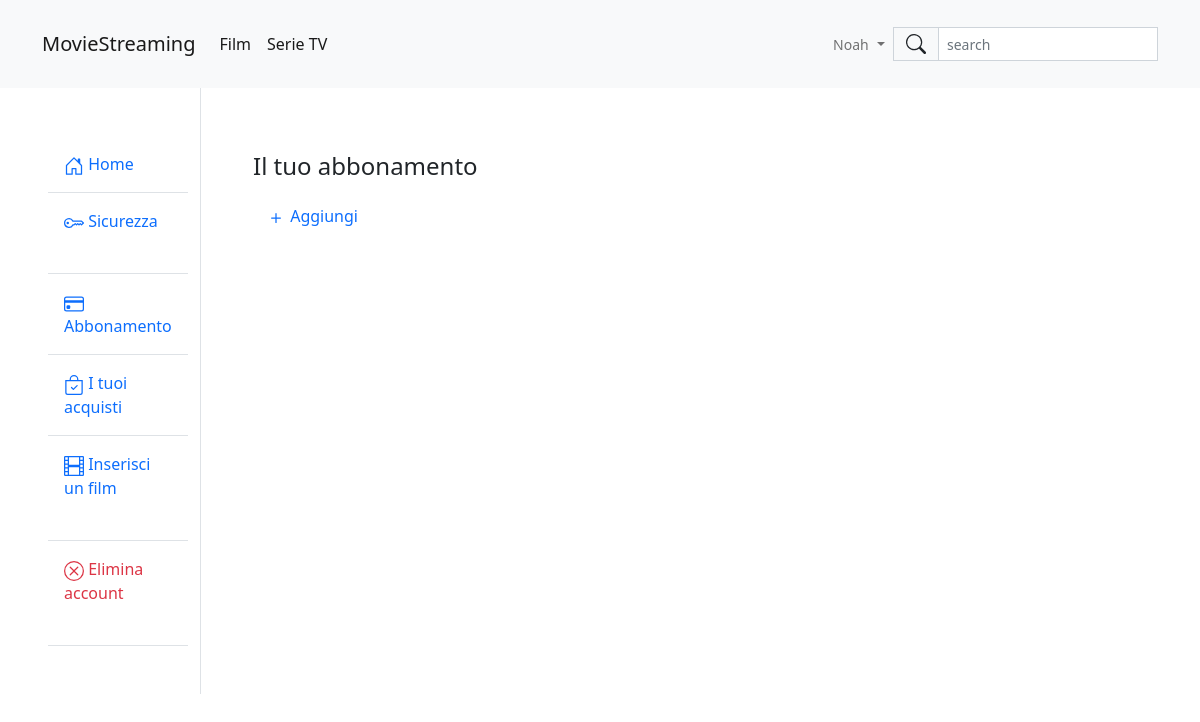
The page /profile/subscription (signed in) on the database as committed earlier.
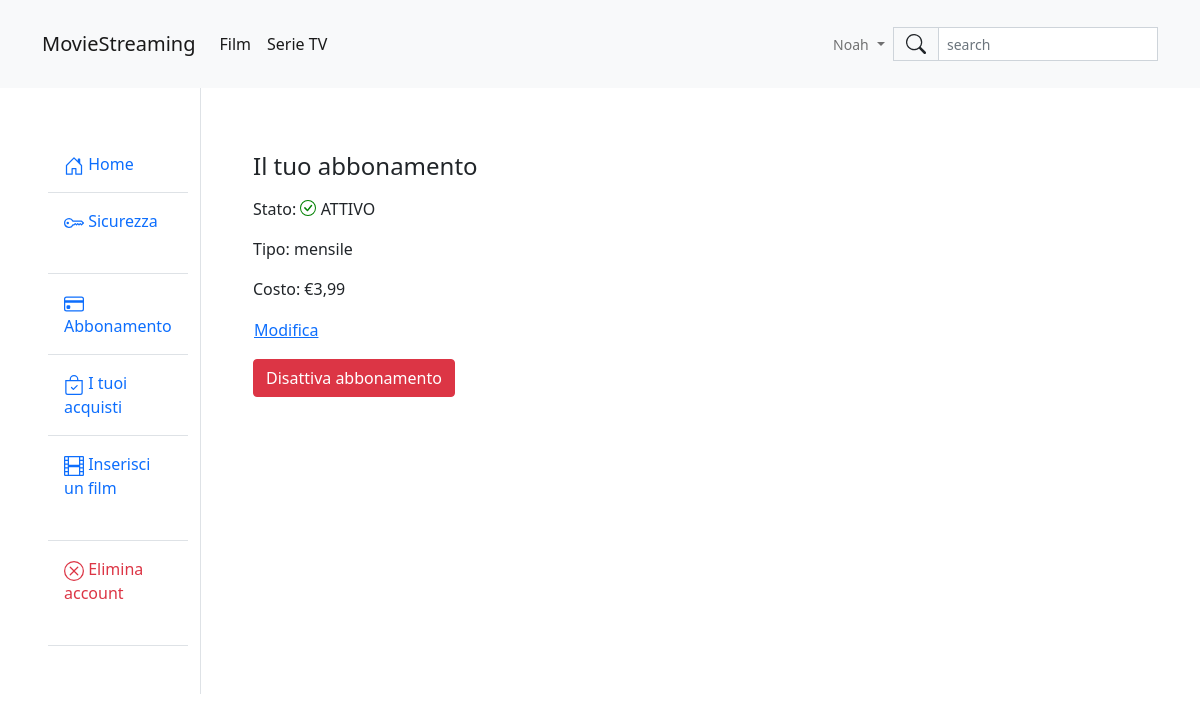
The same page on the database as committed later.
### profile/models.py (models this page shows, shortened)
class UserSubscription(models.Model):
  user = models.OneToOneField(User, on_delete=models.CASCADE)
  subscription = models.ForeignKey(SubscriptionType, on_delete=models.CASCADE)
  is_active = models.BooleanField(default=True)
  class Meta:
    unique_together = (("user", "subscription"),)

class SubscriptionType(models.Model):
  type = models.CharField(max_length=7, choices=(('mensile','mensile'), ('annuale', 'annuale')), primary_key=True)
  cost = models.DecimalField(max_digits=5, decimal_places=2)

### profile/views.py (the view, shortened to what this page needs)
# urls.py: path('subscription', views.ViewSubscription.as_view(), name="view_subscription"),
class ViewSubscription(LoginRequiredMixin, View):
  login_url = '/authentication/login/'
  redirect_field_name = 'redirect_to'
  def get(self, request):
    try:
      user_sub = UserSubscription.objects.get(user=request.user)
    except:
      user_sub = None
    context = {
      'subscription_list' : SubscriptionType.objects.all(),
      'user_subscription' : user_sub,
    }
    return render(request, "profile/subscription.html", context)

### profile/templates/profile/subscription.html (shortened to what this page needs)
{% extends 'base.html' %}
{% block content %}
{% include 'navbar.html' %}
{% load static %}
<div class="container-fluid">
  <div class="row">
    {% include 'profile/sidebar.html' %}
    <div class="col-lg-10 border-start">
      <div class="container py-5">
        <div class="card border-0">
          <div class="card-body">
            <h4 class="card-title">Il tuo abbonamento</h4>
            {% if not user_subscription %}
            <button class="btn btn-link card-link text-decoration-none" onclick="aggiungi(this)">
              <svg xmlns="http://www.w3.org/2000/svg" width="20" height="20" fill="currentColor" class="bi bi-plus" viewBox="0 0 16 16">
                <path d="M8 4a.5.5 0 0 1 .5.5v3h3a.5.5 0 0 1 0 1h-3v3a.5.5 0 0 1-1 0v-3h-3a.5.5 0 0 1 0-1h3v-3A.5.5 0 0 1 8 4z"/>
              </svg>
              Aggiungi
            </button>
            {% else %}
              <p class="card-text">Stato:
                {% if user_subscription.is_active %}
                ATTIVO
                {% endif %}
              </p>
              <p class="card-text">Tipo: {{ user_subscription.subscription.type }}</p>
              <p class="card-text">Costo: €{{ user_subscription.subscription.cost }}</p>
              <button class="btn btn-link p-0 mb-3" onclick="modifica(this)">Modifica</button><br>
              {% if user_subscription.is_active %}
              <button class="btn btn-danger" onclick="deactivateSub()">Disattiva abbonamento</button>
              {% else %}
              <button class="btn btn-success" onclick="activateSub()">Riattiva abbonamento</button>
              {% endif %}
            {% endif %}
          </div>
        </div>
      </div>
    </div>
  </div>
</div>
{% endblock %}

Rows that differ between the two databases and show on the page:
added UserSubscription: subscription.type "mensile", subscription.cost "3,99"
Other text that changed with them:
text no longer shown: "Aggiungi"
text now shown: "Stato: ATTIVO Tipo: Costo: € Modifica Disattiva abbonamento"
